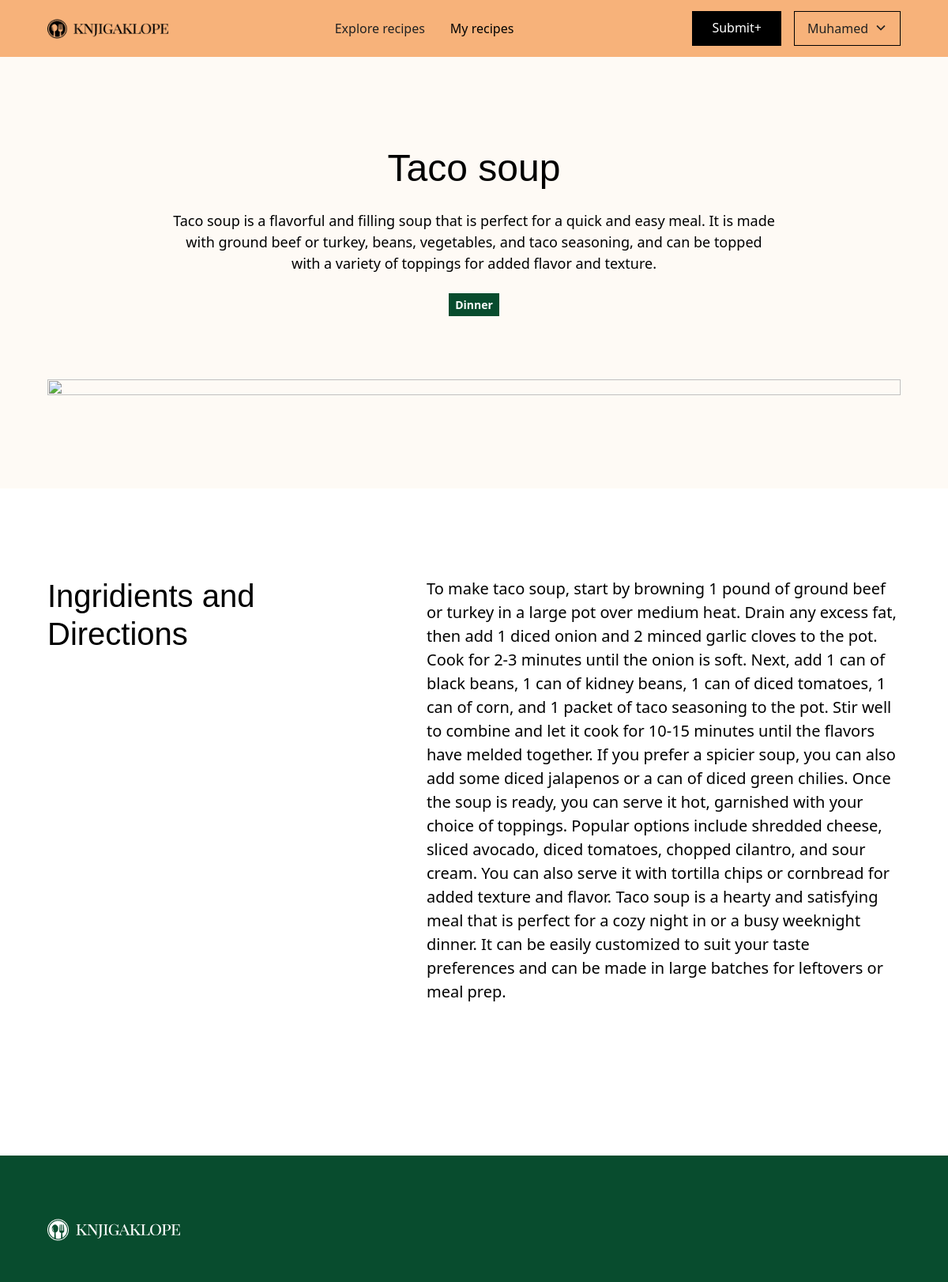
Screenshot of /blog/6 (signed in) with the database file from the repository.
### tables this page shows
CREATE TABLE users (
id INTEGER PRIMARY KEY AUTOINCREMENT NOT NULL,
firstname TEXT NOT NULL,
email TEXT NOT NULL,
hash TEXT NOT NULL
);

CREATE TABLE blog (
id INTEGER PRIMARY KEY AUTOINCREMENT NOT NULL,
name TEXT NOT NULL,
type TEXT NOT NULL,
image TEXT NOT NULL,
description TEXT NOT NULL,
ingridients TEXT NOT NULL
);

### app.py (the view)
@app.route("/blog/<int:num>")
@login_required
def blog(num):
    id = int(num) + 1
    klopa = db.execute("SELECT * FROM blog WHERE id=?", id)
    recipe = klopa[0]["name"]
    picture = klopa[0]["image"]
    description = klopa[0]["description"]
    ingridients = klopa[0]["ingridients"]
    type = klopa[0]["type"]
    nav_link = type.lower()
    user_id = session["user_id"]
    name = db.execute("SELECT firstname FROM users WHERE id=?", user_id)
    return render_template("blog.html", num=num, recipe = recipe, picture = picture, description = description, ingridents = ingridients, type = type, nav = nav_link, name=name[0]['firstname'])

### app.py (called while the page is built)
@app.after_request
def after_request(response):
    response.headers["Cache-Control"] = "no-cache, no-store, must-revalidate"
    response.headers["Expires"] = 0
    response.headers["Pragma"] = "no-cache"
    return response

### recipe.py (called while the page is built)
def login_required(f):
    @wraps(f)
    def decorated_function(*args, **kwargs):
        if session.get("user_id") is None:
            return redirect("/login")
        return f(*args, **kwargs)
    return decorated_function

### templates/blog.html (shortened to what this page needs)
<!DOCTYPE html>
<html data-wf-page="641a32849b825844f6f56f45" data-wf-site="641a2dbdc4b110532f828ffa">
<head>
  <link rel="stylesheet" type="text/css" href="{{ url_for('static', filename='webflow.css') }}">
  <link rel="stylesheet" type="text/css" href="{{ url_for('static', filename='normalize.css') }}">
  <link rel="stylesheet" type="text/css" href="{{ url_for('static', filename='knjigaklope-food-recipes-for-you.webflow.css') }}">
</head>
<body>
  <div class="page-wrapper">
    <main class="main-wrapper">
      <div data-animation="default" class="navbar_component background-color-orange300 w-nav" data-easing2="ease" fs-scrolldisable-element="smart-nav" data-easing="ease" data-collapse="medium" data-w-id="dc037bfa-9358-5681-df61-be839983f810" role="banner" data-duration="400">
        <div class="navbar_container">
          <a href="/mydash" class="navbar_logo-link w-nav-brand"><img src="{{ url_for('static', filename='logodark.png') }}" loading="lazy" alt="" class="navbar_logo"></a>
          <nav role="navigation" id="w-node-dc037bfa-9358-5681-df61-be839983f814-f6f56f45" class="navbar_menu is-page-height-tablet w-nav-menu">
            <a href="/mydash" class="navbar_link w-nav-link">Explore recipes</a>
            <a href="/myrecipes" aria-current="page" class="navbar_link w-nav-link w--current">My recipes</a>
          </nav>
          <div id="w-node-dc037bfa-9358-5681-df61-be839983f81b-f6f56f45" class="navbar_button-wrapper">
            <a href="/submit" class="button is-navbar-button w-button">Submit+</a>
            <div data-hover="false" data-delay="200" data-w-id="dc037bfa-9358-5681-df61-be839983f81e" class="dropdown_component w-dropdown">
              <div class="dropdown_toggle w-dropdown-toggle">
                <div class="dropdown_dropdown-icon w-embed"></div>
                <div>{{ name }}</div>
              </div>
            </div>
          </div>
        </div>
      </div>
      <header class="section_portfolio-header-recipe background-color-orange25">
        <div class="padding-global">
          <div class="container-large">
            <div class="padding-section-large">
              <div class="portfolio-header-recipe_component">
                <div class="margin-bottom margin-xxlarge">
                  <div class="text-align-center">
                    <div class="max-width-large">
                      <div class="margin-bottom margin-small">
                        <h1 id="recipe-name" class="heading-style-h2">{{ recipe }}</h1>
                      </div>
                      <div id="recipe-description" class="text-size-medium">{{ description }}</div>
                      <div class="portfolio-header-recipe_tag-list">
                        <a href="/{{ nav }}" class="portfolio-header-recipe_tag-item w-inline-block">
                          <div id="recipe-type">{{ type }}</div>
                        </a>
                      </div>
                    </div>
                  </div>
                </div>
                <div class="portfolio-header-recipe_image-wrapper"><img src="{{ picture }}" loading="lazy" id="recipe-image" alt="" class="portfolio-header-recipe_image"></div>
              </div>
            </div>
          </div>
        </div>
      </header>
      <section class="section_content">
        <div class="padding-global">
          <div class="container-large">
            <div class="padding-section-large">
              <div class="w-layout-grid content_component">
                <h2 class="heading-style-h3">Ingridients and Directions</h2>
                <div id="w-node-e048e854-5280-58ee-aa4f-bdfa473b8864-f6f56f45" class="content_content-right">
                  <div class="margin-bottom margin-xxlarge">
                    <p id="recipe-ingridients" class="text-size-large">{{ ingridents }}</p>
                  </div>
                </div>
              </div>
            </div>
          </div>
        </div>
      </section>
      <div class="footer_component background-color-black background-color-green900">
        <div class="padding-global">
          <div class="container-large">
            <div class="padding-vertical padding-xxlarge">
              <div class="padding-bottom">
                <a href="/mydash" id="w-node-_7cf1e188-2292-7d73-4b71-04550161a79b-f6f56f45" class="footer_logo-link w-nav-brand"><img src="{{ url_for('static', filename='logolight.png') }}" loading="lazy" alt=""></a>
              </div>
            </div>
          </div>
        </div>
      </div>
    </main>
  </div>
</body>
</html>

### static/webflow.css (style rules this page uses)
* { -webkit-box-sizing: border-box; -moz-box-sizing: border-box; box-sizing: border-box; }
html { height: 100%; }
body { margin: 0; min-height: 100%; background-color: #fff; font-family: Arial, sans-serif; font-size: 14px; line-height: 20px; color: #333; }
img { max-width: 100%; vertical-align: middle; display: inline-block; }
.w-inline-block { max-width: 100%; display: inline-block; }
.w-button { display: inline-block; padding: 9px 15px; background-color: #3898EC; color: white; border: 0; line-height: inherit; text-decoration: none; cursor: pointer; border-radius: 0; }
h1, h2, h3, h4, h5, h6 { font-weight: bold; margin-bottom: 10px; }
h1 { font-size: 38px; line-height: 44px; margin-top: 20px; }
h2 { font-size: 32px; line-height: 36px; margin-top: 20px; }
p { margin-top: 0; margin-bottom: 10px; }
.w-embed:before, .w-embed:after { content: " "; display: table; grid-column-start: 1; grid-row-start: 1; grid-column-end: 2; grid-row-end: 2; }
.w-embed:after { clear: both; }
.w-dropdown { display: inline-block; position: relative; text-align: left; margin-left: auto; margin-right: auto; z-index: 900; }
.w-dropdown-btn, .w-dropdown-toggle, .w-dropdown-link { position: relative; vertical-align: top; text-decoration: none; color: #222222; padding: 20px; text-align: left; margin-left: auto; margin-right: auto; white-space: nowrap; }
.w-dropdown-toggle { -webkit-user-select: none; -moz-user-select: none; -ms-user-select: none; user-select: none; display: inline-block; cursor: pointer; padding-right: 40px; }
.w-nav { position: relative; background: #dddddd; z-index: 1000; }
.w-nav:before, .w-nav:after { content: " "; display: table; grid-column-start: 1; grid-row-start: 1; grid-column-end: 2; grid-row-end: 2; }
.w-nav:after { clear: both; }
.w-nav-brand { position: relative; float: left; text-decoration: none; color: #333333; }
.w-nav-link { position: relative; display: inline-block; vertical-align: top; text-decoration: none; color: #222222; padding: 20px; text-align: left; margin-left: auto; margin-right: auto; }
.w-nav-link.w--current { color: #0082f3; }
.w-nav-menu { position: relative; float: right; }

### templates/blog.html (style rules this page uses)
* { -webkit-font-smoothing: antialiased; -moz-osx-font-smoothing: grayscale; }
.container-medium, .container-small, .container-large { margin-right: auto !important; margin-left: auto !important; }
.w-input, .w-select, a { color: inherit; text-decoration: inherit; font-size: inherit; }
.margin-bottom { margin-top: 0rem !important; margin-right: 0rem !important; margin-left: 0rem !important; }
.padding-bottom { padding-top: 0rem !important; padding-right: 0rem !important; padding-left: 0rem !important; }
.padding-vertical { padding-right: 0rem !important; padding-left: 0rem !important; }

### rows the page displays
users: firstname "Muhamed"
blog: name "Taco soup", description "Taco soup is a flavorful and filling soup that is perfect for a quick and easy meal. It is made with ground beef or turkey, beans, vegetables, and taco seasoning, and can be topped with a variety of toppings for added flavor and texture.", type "Dinner", ingridients "To make taco soup, start by browning 1 pound of ground beef or turkey in a large pot over medium heat. Drain any excess fat, then add 1 diced onion and 2 minced garlic cloves to the pot. Cook for 2-3 minutes until the onion is soft. Next, add 1 can of black beans, 1 can of kidney beans, 1 can of diced tomatoes, 1 can of corn, and 1 packet of taco seasoning to the pot. Stir well to combine and let it cook for 10-15 minutes until the flavors have melded together. If you prefer a spicier soup, you can also add some diced jalapenos or a can of diced green chilies. Once the soup is ready, you can serve it hot, garnished with your choice of toppings. Popular options include shredded cheese,…"
